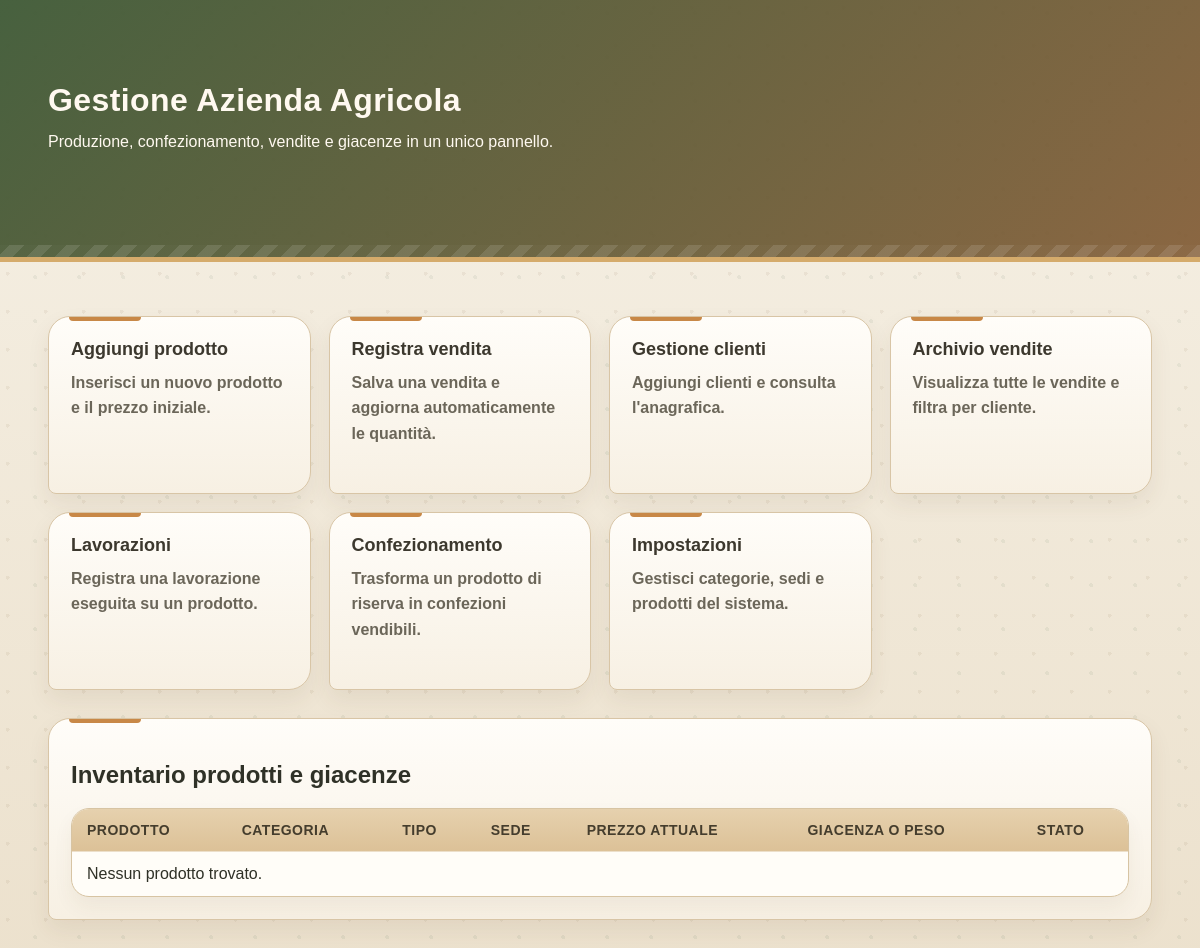
/, run on an earlier commit of the app's database.
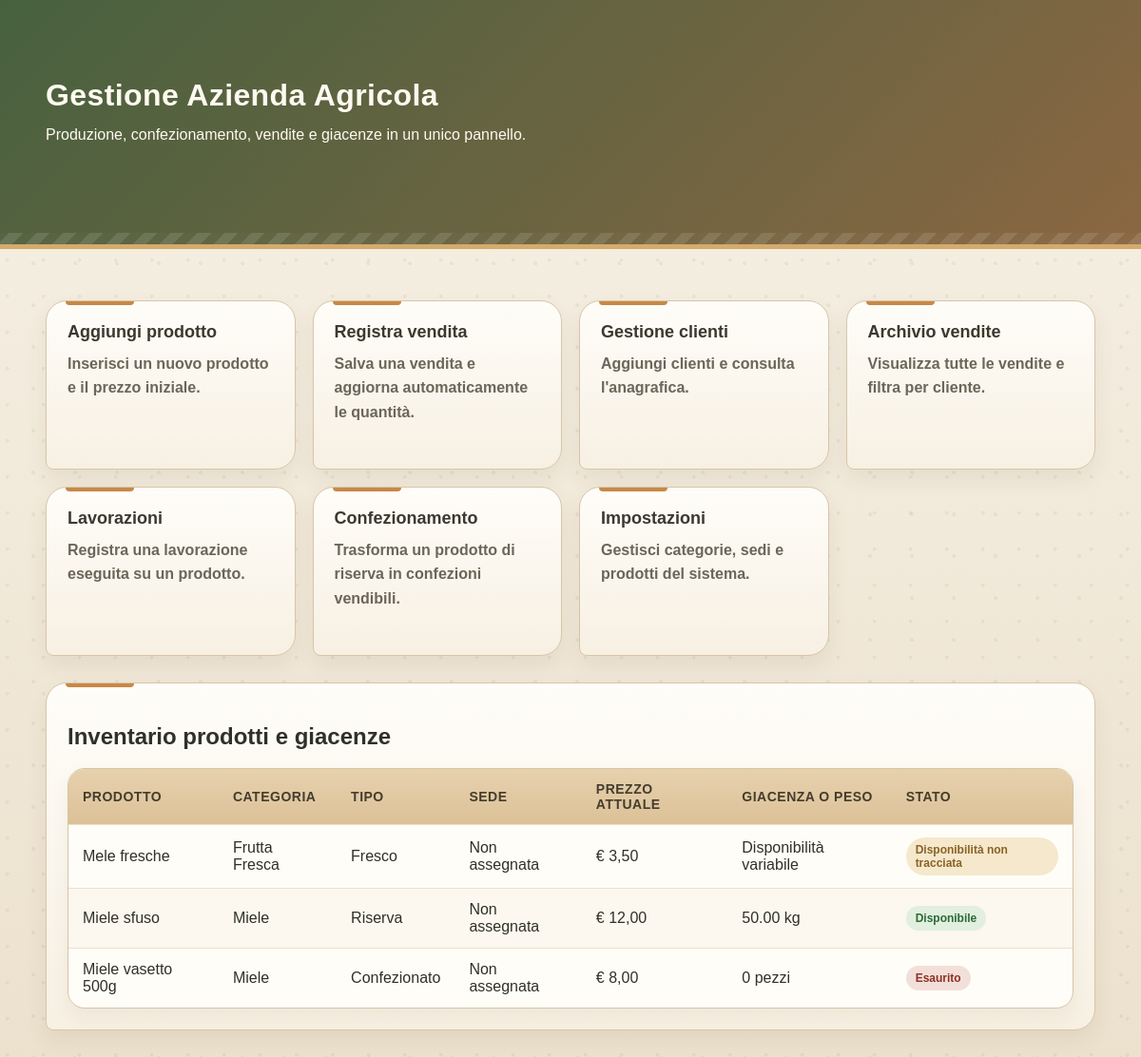
And on a later commit of the database.
### tables this page shows
CREATE TABLE IF NOT EXISTS Prodotti (
    id_prodotto INT AUTO_INCREMENT PRIMARY KEY,
    nome VARCHAR(100) NOT NULL,
    id_categoria INT,
    tipo ENUM('Fresco', 'Riserva', 'Confezionato') NOT NULL,
    FOREIGN KEY (id_categoria) REFERENCES Categorie(id_categoria)
);

CREATE TABLE IF NOT EXISTS Categorie (
    id_categoria INT AUTO_INCREMENT PRIMARY KEY,
    nome VARCHAR(100) NOT NULL UNIQUE
);

CREATE TABLE IF NOT EXISTS Prodotti_Riserva (
    id_prodotto INT PRIMARY KEY,
    peso_totale_disponibile DECIMAL(10,2) DEFAULT 0,
    unita_misura VARCHAR(20),
    data_produzione DATE,
    FOREIGN KEY (id_prodotto) REFERENCES Prodotti(id_prodotto) ON DELETE CASCADE
);

CREATE TABLE IF NOT EXISTS Prodotti_Confezionati (
    id_prodotto INT PRIMARY KEY,
    giacenza_pezzi INT DEFAULT 0,
    peso_netto_confezione DECIMAL(10,2),
    FOREIGN KEY (id_prodotto) REFERENCES Prodotti(id_prodotto) ON DELETE CASCADE
);

### index.php (the view, shortened to what the changed rows need)
<?php
include 'config.php';
$sql = "SELECT p.id_prodotto, p.nome, p.tipo, c.nome AS categoria, s.nome_sede,
               pf.quantita_disponibile AS qta_fresco, pf.unita_misura AS um_fresco,
               pr.peso_totale_disponibile, pr.unita_misura AS um_riserva,
               pc.giacenza_pezzi,
               (SELECT prezzo_unitario
                FROM Listino_Prezzi
                WHERE id_prodotto = p.id_prodotto
                ORDER BY data_inizio_validita DESC
                LIMIT 1) AS prezzo_attuale
        FROM Prodotti p
        LEFT JOIN Categorie c ON p.id_categoria = c.id_categoria
        LEFT JOIN Sedi s ON p.id_sede = s.id_sede
        LEFT JOIN Prodotti_Freschi pf ON p.id_prodotto = pf.id_prodotto
        LEFT JOIN Prodotti_Riserva pr ON p.id_prodotto = pr.id_prodotto
        LEFT JOIN Prodotti_Confezionati pc ON p.id_prodotto = pc.id_prodotto
        ORDER BY p.nome ASC";
$risultato = mysqli_query($conn, $sql);
?>
<!DOCTYPE html>
<html lang="it">
<head>
    <link rel="stylesheet" href="app.css">
</head>
<body>
    <div class="hero">
        <div class="container">
            <h1>Gestione Azienda Agricola</h1>
        </div>
    </div>
    <div class="container">
        <div class="panel table-wrap">
            <h2>Inventario prodotti e giacenze</h2>
            <table>
                <thead>
                    <tr>
                        <th>Prodotto</th>
                        <th>Categoria</th>
                        <th>Tipo</th>
                        <th>Sede</th>
                        <th>Prezzo attuale</th>
                        <th>Giacenza o peso</th>
                        <th>Stato</th>
                    </tr>
                </thead>
                <tbody>
                    <?php if (mysqli_num_rows($risultato) > 0) { ?>
                        <?php while ($row = mysqli_fetch_assoc($risultato)) { ?>
                            <tr>
                                <td><?php echo htmlspecialchars($row['nome']); ?></td>
                                <td><?php echo htmlspecialchars(isset($row['categoria']) ? $row['categoria'] : ''); ?></td>
                                <td><?php echo htmlspecialchars($row['tipo']); ?></td>
                                <td><?php echo htmlspecialchars(isset($row['nome_sede']) && $row['nome_sede'] !== null ? $row['nome_sede'] : 'Non assegnata'); ?></td>
                                <td>
                                    <?php
                                    if ($row['prezzo_attuale'] !== null) {
                                        echo '€ ' . number_format((float)$row['prezzo_attuale'], 2, ',', '.');
                                    } else {
                                        echo 'Prezzo non definito';
                                    }
                                    ?>
                                </td>
                                <td>
                                    <?php
                                    if ($row['tipo'] == 'Fresco') {
                                        if ($row['qta_fresco'] !== null) {
                                            echo htmlspecialchars($row['qta_fresco']) . ' ' . htmlspecialchars($row['um_fresco']);
                                        } else {
                                            echo 'Disponibilità variabile';
                                        }
                                    } elseif ($row['tipo'] == 'Riserva') {
                                        echo htmlspecialchars($row['peso_totale_disponibile']) . ' ' . htmlspecialchars($row['um_riserva']);
                                    } elseif ($row['tipo'] == 'Confezionato') {
                                        echo htmlspecialchars($row['giacenza_pezzi']) . ' pezzi';
                                    } else {
                                        echo 'Tipo non riconosciuto';
                                    }
                                    ?>
                                </td>
                                <td>
                                    <?php
                                    $qta = null;
                                    if ($row['tipo'] == 'Fresco') {
                                        $qta = $row['qta_fresco'];
                                    } elseif ($row['tipo'] == 'Riserva') {
                                        $qta = $row['peso_totale_disponibile'];
                                    } elseif ($row['tipo'] == 'Confezionato') {
                                        $qta = $row['giacenza_pezzi'];
                                    }
                                    if ($qta === null) {
                                        echo "<span class='badge soft'>Disponibilità non tracciata</span>";
                                    } elseif ((float)$qta <= 0) {
                                        echo "<span class='badge stop'>Esaurito</span>";
                                    } else {
                                        echo "<span class='badge ok'>Disponibile</span>";
                                    }
                                    ?>
                                </td>
                            </tr>
                        <?php } ?>
                    <?php } else { ?>
                        <tr>
                            <td colspan="7">Nessun prodotto trovato.</td>
                        </tr>
                    <?php } ?>
                </tbody>
            </table>
        </div>
    </div>
</body>
</html>

What changed in the data, as far as the page shows it:
added prodotti: nome "Mele fresche", id_categoria.nome "Frutta Fresca", tipo "Fresco", nome_sede "Non assegnata", prezzo_attuale "3,50", shows "Disponibilità variabile", shows "Disponibilità non tracciata"
added prodotti: nome "Miele sfuso", id_categoria.nome "Miele", tipo "Riserva", nome_sede "Non assegnata", prezzo_attuale "12,00", prodotti_riserva.peso_totale_disponibile "50.00", prodotti_riserva.unita_misura "kg", shows "Disponibile"
added prodotti: nome "Miele vasetto 500g", id_categoria.nome "Miele", tipo "Confezionato", nome_sede "Non assegnata", prezzo_attuale "8,00", prodotti_confezionati.giacenza_pezzi "0", shows "Esaurito"
Also different on the page:
text no longer shown: "Nessun prodotto trovato."
